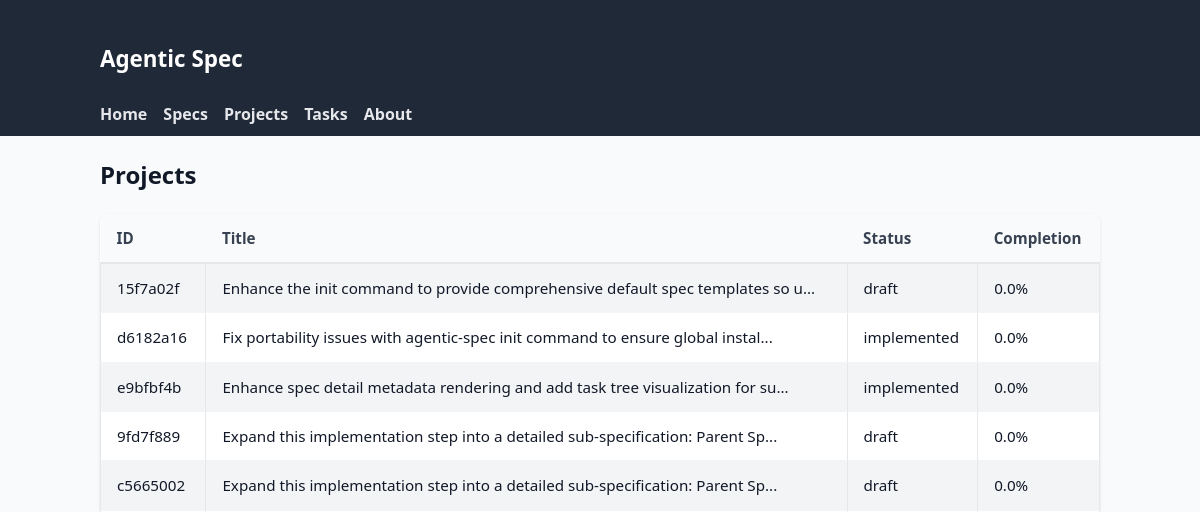
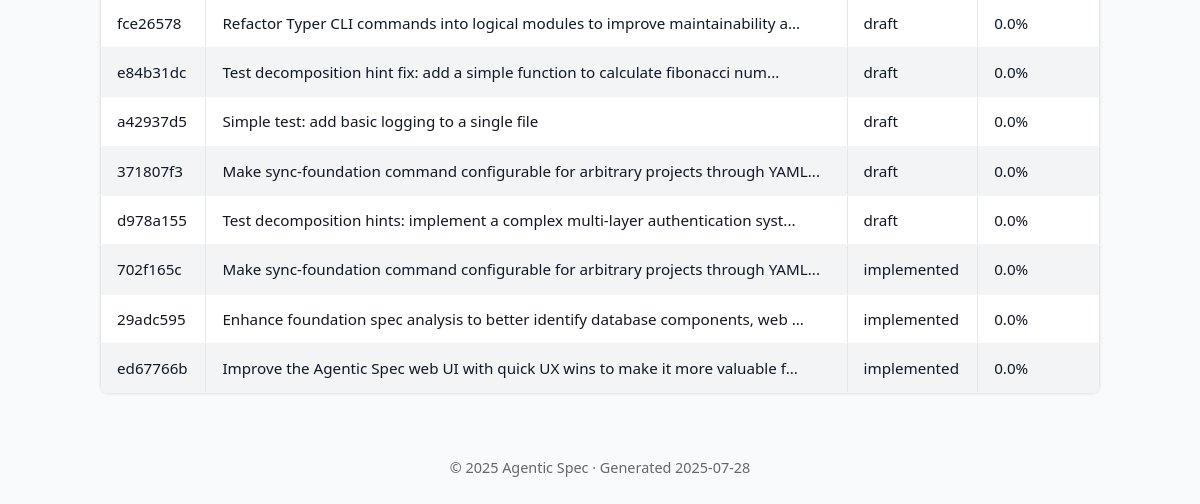
Page /projects on the earlier database version (2 pictures, top to bottom).
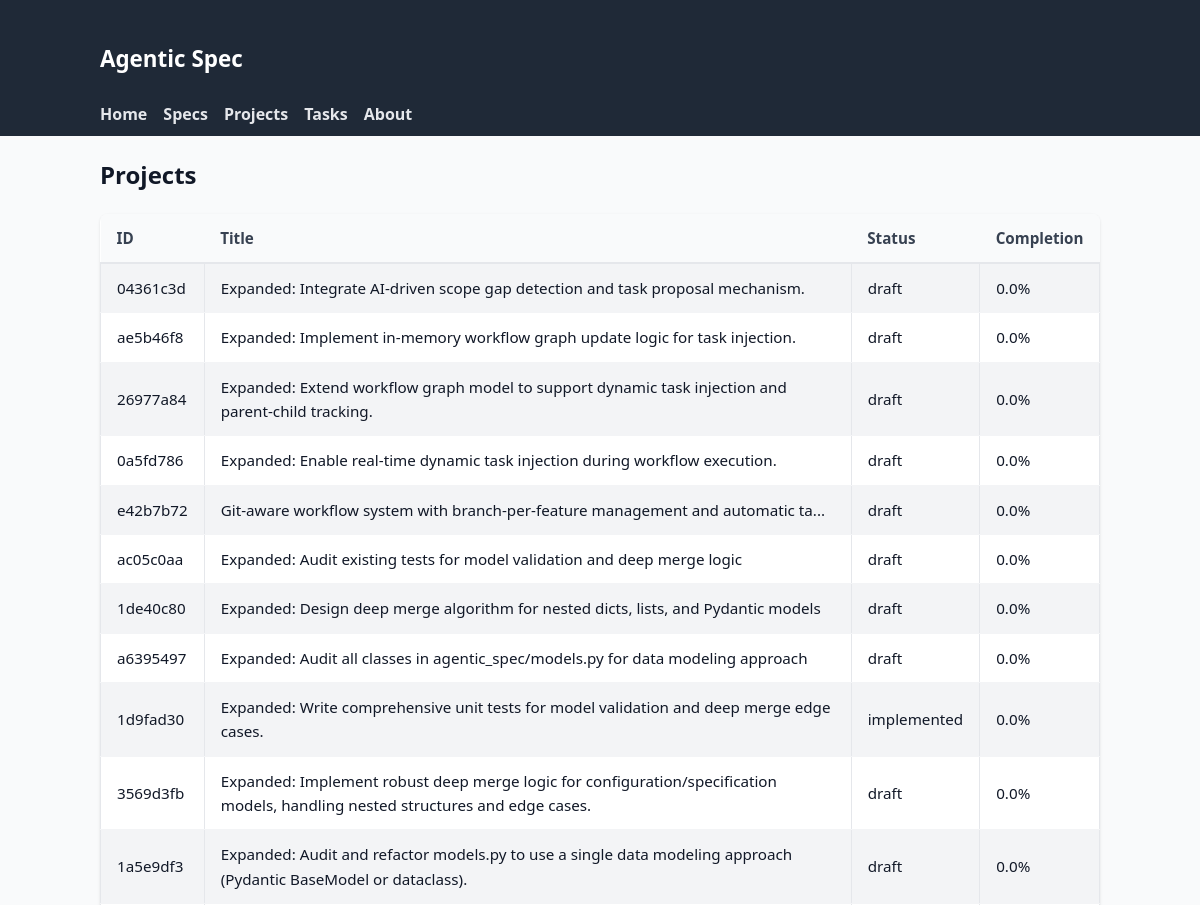
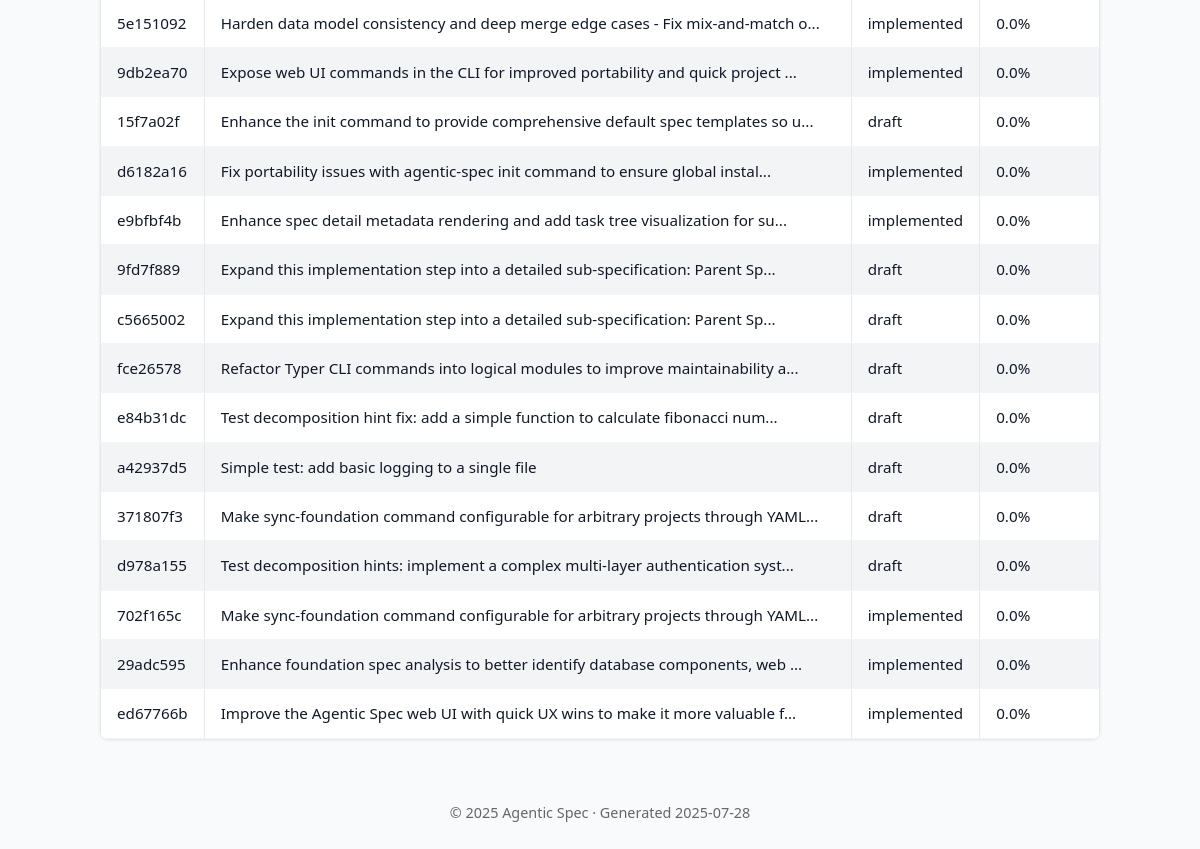
Same page on the later database version (2 pictures, top to bottom).
### tables this page shows
CREATE TABLE specifications (
                id TEXT PRIMARY KEY,
                title TEXT NOT NULL,
                inherits TEXT DEFAULT '[]',
                created TIMESTAMP NOT NULL,
                updated TIMESTAMP NOT NULL,
                version TEXT NOT NULL,
                status TEXT NOT NULL,
                parent_spec_id TEXT,
                child_spec_ids TEXT DEFAULT '[]',
                context TEXT NOT NULL,
                requirements TEXT NOT NULL,
                review_notes TEXT DEFAULT '[]',
                context_parameters TEXT,
                -- Enhanced tracking fields
                workflow_status TEXT DEFAULT 'created',
                is_completed BOOLEAN DEFAULT FALSE,
                completed_at TIMESTAMP,
                last_accessed TIMESTAMP,
                completion_percentage REAL DEFAULT 0.0,
                priority INTEGER DEFAULT 5,
                -- Lifecycle timestamps
                reviewed_at TIMESTAMP,
                approved_at TIMESTAMP,
                implemented_at TIMESTAMP,
                -- Metadata tracking
                created_by TEXT DEFAULT 'system',
                last_updated_by TEXT DEFAULT 'system',
                tags TEXT DEFAULT '[]'
            );

### agentic_spec/web_ui.py (the view)
@app.get("/projects", response_class=HTMLResponse)
async def list_projects(request: Request):
    async with await get_db_manager() as manager:
        specs = await manager.backend.list_specifications()
        projects = []
        for spec in specs:
            projects.append(
                {
                    "id": spec.id,
                    "title": spec.title,
                    "status": spec.status.value,
                    "workflow_status": spec.workflow_status.value,
                    "created": spec.created,
                    "updated": spec.updated,
                    "completion_percentage": spec.completion_percentage,
                    "is_completed": spec.is_completed,
                    "priority": spec.priority,
                    "tags": spec.tags,
                }
            )
        ctx = base_context(request, title="Projects")
        ctx["projects"] = projects
        return templates.TemplateResponse("project_list.html", ctx)

### agentic_spec/web_templates/project_list.html
{% extends 'base.html' %}
{% block content %}
<h2>Projects</h2>
<table>
  <thead>
    <tr>
      <th>ID</th>
      <th>Title</th>
      <th>Status</th>
      <th>Completion</th>
    </tr>
  </thead>
  <tbody>
    {% for p in projects %}
    <tr>
      <td><a href="/specs/{{ p.id }}">{{ p.id }}</a></td>
      <td><a href="/specs/{{ p.id }}">{{ p.title }}</a></td>
      <td><a href="/specs/{{ p.id }}">{{ p.status }}</a></td>
      <td>{{ p.completion_percentage }}%</td>
    </tr>
    {% else %}
    <tr><td colspan="4">No projects available.</td></tr>
    {% endfor %}
  </tbody>
</table>
{% endblock %}

### agentic_spec/web_templates/base.html (shortened to what this page needs)
<!DOCTYPE html>
<html lang="en">
<head>
    <link rel="stylesheet" href="/static/styles.css" />
</head>
<body>
    <header class="site-header" role="banner">
        <div class="container">
            <h1 class="logo"><a href="/">Agentic&nbsp;Spec</a></h1>
            <nav class="primary-nav" aria-label="Primary">
                <a href="/" class="nav-link">Home</a>
                <a href="/specs" class="nav-link">Specs</a>
                <a href="/projects" class="nav-link">Projects</a>
                <a href="/tasks" class="nav-link">Tasks</a>
                <a href="/about" class="nav-link">About</a>
            </nav>
        </div>
    </header>
    <main id="main-content" class="container" role="main">
        {% block content %}{% endblock %}
    </main>
    <footer class="site-footer" role="contentinfo">
        <div class="container">
            <p>&copy; {{ now().year }} Agentic Spec &middot; Generated {{ now().strftime('%Y-%m-%d') }}</p>
        </div>
    </footer>
</body>
</html>

### agentic_spec/web_templates/static/styles.css (style rules this page uses)
body { font-family: system-ui, -apple-system, Segoe UI, Roboto, Helvetica, Arial, sans-serif; margin: 0; background: #f9fafb; color: #111827; line-height: 1.6; }
.container { max-width: 1000px; margin: 0 auto; padding: 0 1rem; }
table { width: 100%; border-collapse: collapse; margin-top: 1rem; font-size: 0.95rem; }
th { background: #374151; color: #fff; padding: 8px; text-align: left; }
td { padding: 8px; border: 1px solid #e5e7eb; }
tbody tr:nth-child(odd) { background: #f3f4f6; }
.site-header { background: #1f2937; color: #fff; padding: 0.5rem 0; }
.logo a { color: #fff; text-decoration: none; font-size: 1.4rem; }
.primary-nav { display: flex; gap: 1rem; flex-wrap: wrap; margin-top: 0.5rem; }
.primary-nav .nav-link { color: #e5e7eb; text-decoration: none; font-weight: 600; }
table a { color: inherit; text-decoration: none; }
table { width: 100%; border-collapse: collapse; margin-top: 1rem; font-size: 0.95rem; background: #fff; border-radius: 0.5rem; overflow: hidden; box-shadow: 0 1px 3px rgba(0,0,0,0.1); }
th { background: #f9fafb; color: #374151; padding: 0.75rem 1rem; text-align: left; font-weight: 600; border-bottom: 2px solid #e5e7eb; }
td { padding: 0.75rem 1rem; border-bottom: 1px solid #f3f4f6; }
.site-footer { margin-top: 2rem; font-size: 0.9rem; color: #666; text-align: center; padding: 1rem 0; }

Differences in the rows shown:
added specifications: id "04361c3d", title "Expanded: Integrate AI-driven scope gap detection and task proposal mechanism.", status "draft", completion_percentage "0.0"
added specifications: id "ae5b46f8", title "Expanded: Implement in-memory workflow graph update logic for task injection.", status "draft", completion_percentage "0.0"
added specifications: id "26977a84", title "Expanded: Extend workflow graph model to support dynamic task injection and parent-child tracking.", status "draft", completion_percentage "0.0"
added specifications: id "0a5fd786", title "Expanded: Enable real-time dynamic task injection during workflow execution.", status "draft", completion_percentage "0.0"
added specifications: id "e42b7b72", title "Git-aware workflow system with branch-per-feature management and automatic ta...", status "draft", completion_percentage "0.0"
added specifications: id "ac05c0aa", title "Expanded: Audit existing tests for model validation and deep merge logic", status "draft", completion_percentage "0.0"
added specifications: id "1de40c80", title "Expanded: Design deep merge algorithm for nested dicts, lists, and Pydantic models", status "draft", completion_percentage "0.0"
added specifications: id "a6395497", title "Expanded: Audit all classes in agentic_spec/models.py for data modeling approach", status "draft", completion_percentage "0.0"
added specifications: id "1d9fad30", title "Expanded: Write comprehensive unit tests for model validation and deep merge edge cases.", status "implemented", completion_percentage "0.0"
added specifications: id "3569d3fb", title "Expanded: Implement robust deep merge logic for configuration/specification models, handling nested structures and edge cases.", status "draft", completion_percentage "0.0"
added specifications: id "1a5e9df3", title "Expanded: Audit and refactor models.py to use a single data modeling approach (Pydantic BaseModel or dataclass).", status "draft", completion_percentage "0.0"
added specifications: id "5e151092", title "Harden data model consistency and deep merge edge cases - Fix mix-and-match o...", status "implemented", completion_percentage "0.0"
added specifications: id "9db2ea70", title "Expose web UI commands in the CLI for improved portability and quick project ...", status "implemented", completion_percentage "0.0"
